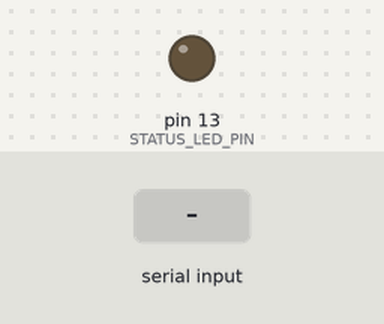
Bench run of a sketch on a simulated Arduino Uno, built with avr-gcc and run on an emulated ATmega328P. Parts: output pins drawn as LEDs (lit = HIGH). Inputs (shaded band) come from the test bench. What the sketch prints to the serial monitor is not drawn.

Above: at 1.2 s.
1.3 s: "A" received over Serial
At 1.7 s:
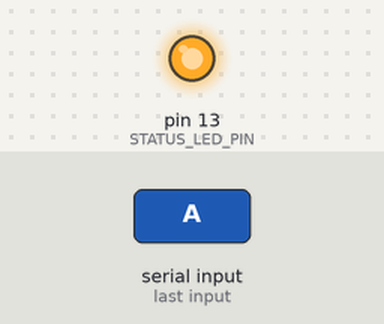
2.8 s: "I" received over Serial
At 4.0 s:
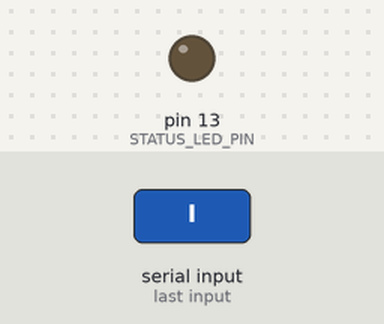
4.3 s: "a" received over Serial
At 5.2 s:
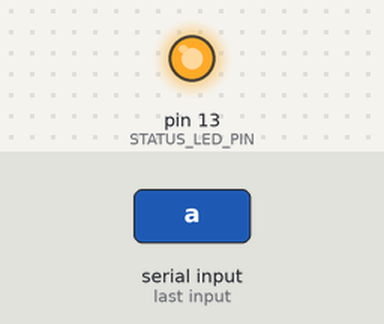
5.8 s: "i" received over Serial
At 6.4 s:
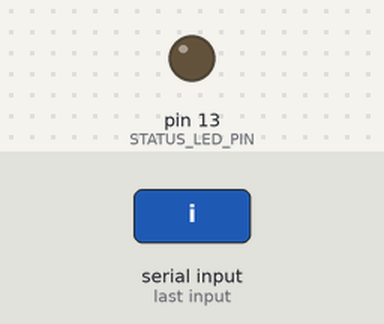
Timing chart, 0 to 8.3 s (numbered marks = the images above; inputs shaded):
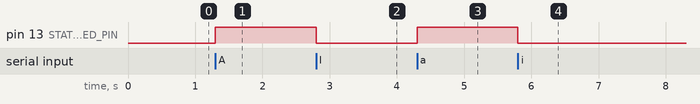

Measured:
- after the input at 1.3 s, pin 13 (STATUS_LED_PIN): LOW → HIGH at once
- after the input at 2.8 s, pin 13 (STATUS_LED_PIN): HIGH → LOW at once
- after the input at 4.3 s, pin 13 (STATUS_LED_PIN): LOW → HIGH at once
- after the input at 5.8 s, pin 13 (STATUS_LED_PIN): HIGH → LOW at once

The sketch:

Session05_SafeStartupAndTimeout.ino
```cpp
/*
 * OIROV Software Track — Session 05
 * Practical: safe startup, command timeout and fault-state pattern.
 * Hardware counterpart: power distribution, buck converter, common ground,
 * protection, correct rails, and safe wiring.
 *
 * This sketch demonstrates software policy; it does not measure rail voltage.
 * A voltage-monitor sensor and calibrated thresholds would be required for
 * actual low-voltage detection. Never substitute software for fuses,
 * suitable wire/driver ratings, a physical disconnect, or correct power design.
 */

const int STATUS_LED_PIN = LED_BUILTIN;
const unsigned long COMMAND_TIMEOUT_MS = 5000;

enum SystemState {
  IDLE,
  ACTIVE,
  FAULT
};

SystemState state = IDLE;
unsigned long lastValidCommandAt = 0;

void enterSafeState(const char* reason) {
  state = FAULT;
  digitalWrite(STATUS_LED_PIN, LOW);
  Serial.print("FAULT: ");
  Serial.println(reason);
  Serial.println("Outputs should remain in the hardware-approved safe state.");
}

void setup() {
  pinMode(STATUS_LED_PIN, OUTPUT);
  digitalWrite(STATUS_LED_PIN, LOW);

  Serial.begin(9600);
  Serial.println("OIROV Session 05 — safe startup demo");
  Serial.println("Commands: A=active demo, I=idle/reset demo");
  state = IDLE;
  lastValidCommandAt = millis();
}

void loop() {
  if (Serial.available() > 0) {
    const char command = Serial.read();

    if (command == 'A' || command == 'a') {
      state = ACTIVE;
      lastValidCommandAt = millis();
      digitalWrite(STATUS_LED_PIN, HIGH);
      Serial.println("ACTIVE demo state (LED only)");
    } else if (command == 'I' || command == 'i') {
      state = IDLE;
      digitalWrite(STATUS_LED_PIN, LOW);
      lastValidCommandAt = millis();
      Serial.println("IDLE state");
    }
  }

  if (state == ACTIVE && millis() - lastValidCommandAt > COMMAND_TIMEOUT_MS) {
    enterSafeState("command timeout");
  }

  // For this training demo, a new A command is needed after FAULT to resume.
  // Real system reset/recovery policy must be defined and reviewed separately.
}

/*
 * Practice answers:
 * - Startup must set outputs to defined safe levels before active behavior.
 * - Timeout handles commands that stop arriving.
 * - A software fault state cannot replace a physical power disconnect.
 * - A buck converter output must be measured before connecting sensitive loads.
 */
```
